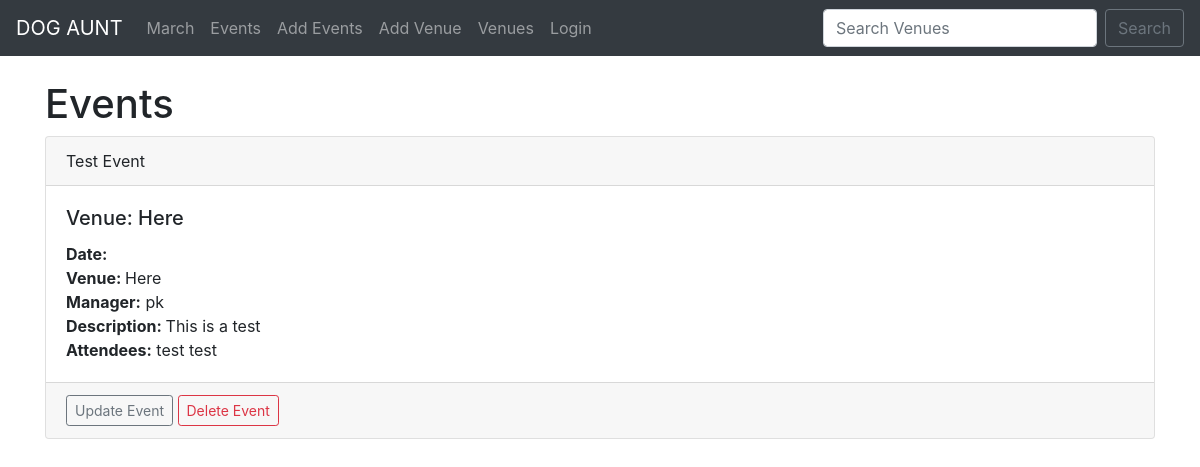
Page /events/ on the earlier database version.
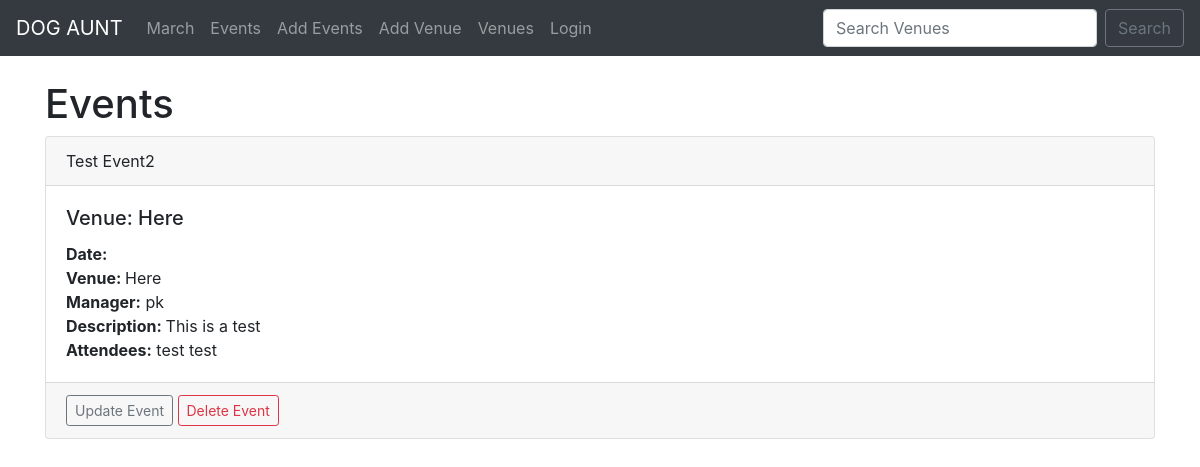
Same page on the later database version.
### events/models.py (models this page shows)
class Event(models.Model):
    name = models.CharField('Event Name', max_length=120)
    event_date = models.DateTimeField('Event Date')
    venue = models.ForeignKey(Venue, blank=True, null=True, on_delete=models.CASCADE)
    manager = models.ForeignKey(User, blank=True, null=True, on_delete=models.SET_NULL)
    description = models.TextField(blank=True)
    attendees = models.ManyToManyField(DogAuntUser, blank=True)
    def __str__(self):
        return self.name

class Venue(models.Model):
    name = models.CharField('Venue Name', max_length=120)
    address = models.CharField(max_length=300)
    zip_code = models.CharField('Zip Code', max_length=10)
    phone = models.CharField('Contact Phone', max_length=25, blank=True)
    web = models.URLField('Website Address', blank=True)
    email_address = models.EmailField('Email Address', blank=True)
    def __str__(self):
        return self.name

### events/views.py (the view)
# urls.py: path('events/', views.all_events, name="list_events"),
def all_events(request):
    event_list = Event.objects.all().order_by('event_date')
    return render(request, 'events/event_list.html', {'event_list': event_list})

### events/models.py (called while the page is built)
    def __str__(self):
        return self.first_name + " " + self.last_name

### events/templates/events/event_list.html
{% extends 'events/base.html' %}
{% block content %}
    <h1>Events</h1>
    {% for event in event_list %}
    <div class="card">
        <div class="card-header">
            {{ event }}
        </div>
        <div class="card-body">
          <h5 class="card-title">Venue: {{ event.venue }}</h5>
          <p class="card-text">
            <strong>Date: </strong>
                {{ event.date }} <br>
            <strong>Venue: </strong>
                {{ event.venue }} <br>
            <strong>Manager:</strong>
                {{ event.manager }} <br>
            <strong>Description: </strong>
                {{ event.description }} <br>
            <strong>Attendees:</strong>
            {% for user in event.attendees.all %}
                {{ user }} <br>
            {% endfor %}</li>
          </p>
        </div>
        <div class="card-footer text-muted">
            <a href="{% url 'update_event' event.id%}" class="btn btn-outline-secondary btn-sm">Update Event</a>
            <a href="{% url 'delete_event' event.id%}" class="btn btn-outline-danger btn-sm">Delete Event</a>
        </div>
      </div>
    {% endfor %}
{% endblock %}

Differences in the rows shown:
changed Event "This is a test": name "Test Event" → "Test Event2"
